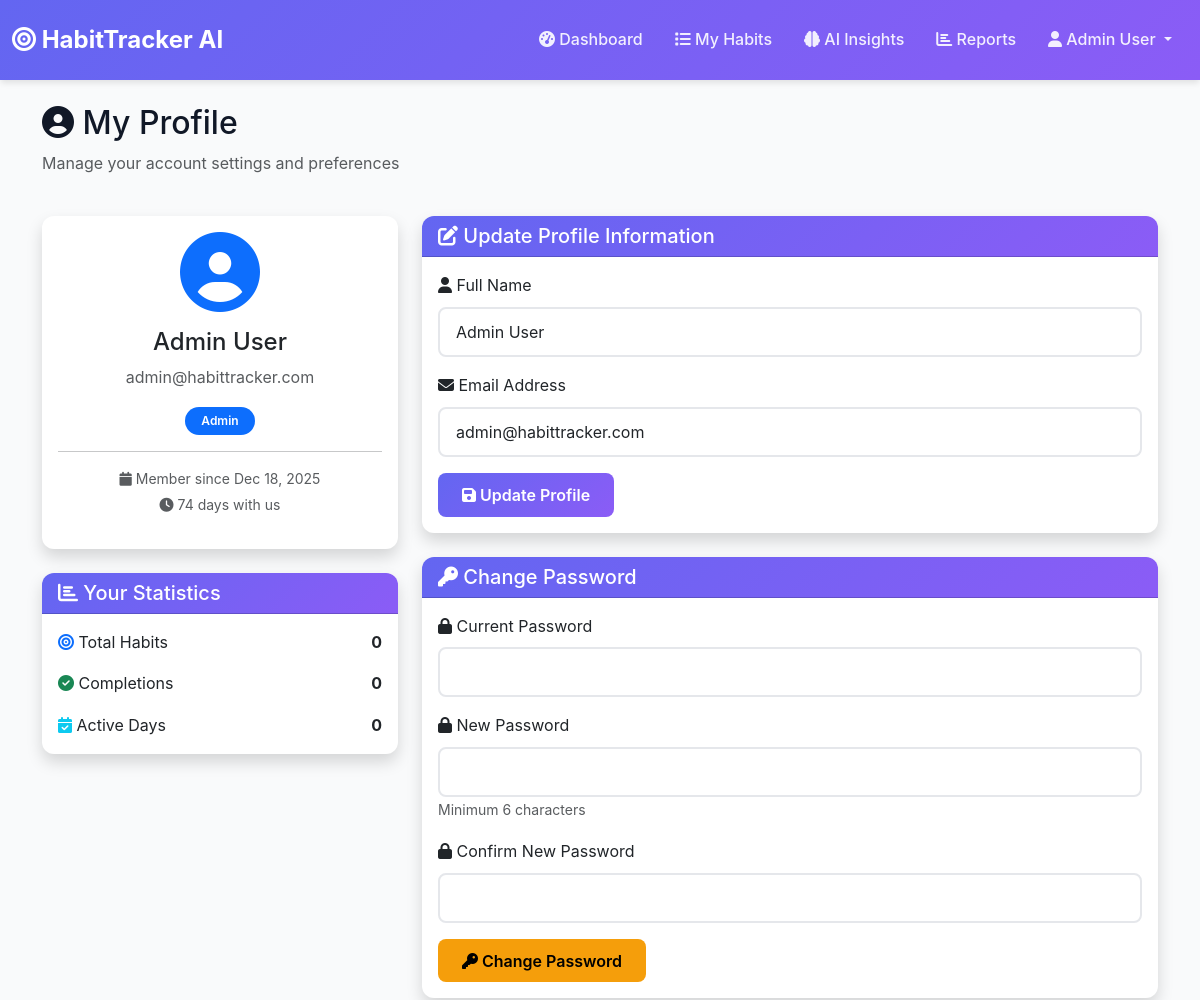
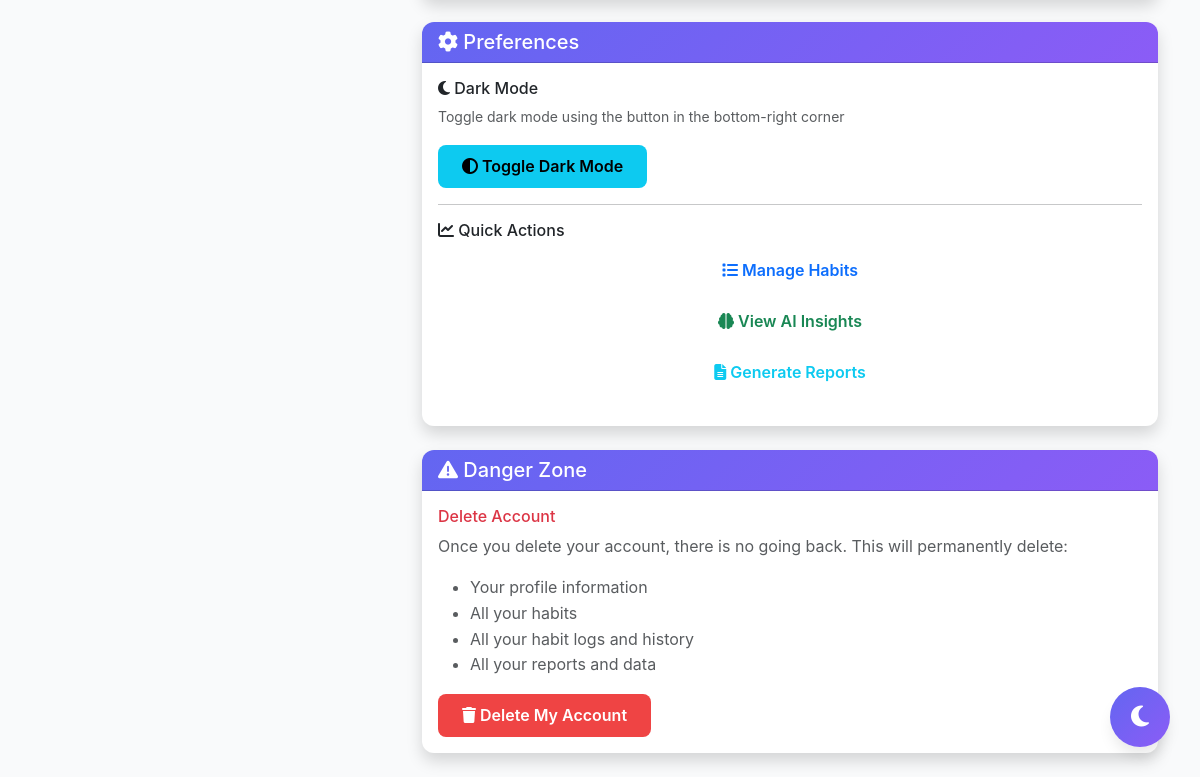
Screenshot of /user/profile.php (signed in) with the database file from the repository (2 pictures, top to bottom).
### tables this page shows
CREATE TABLE `users` (
  `user_id` int(11) NOT NULL,
  `name` varchar(100) NOT NULL,
  `email` varchar(150) NOT NULL,
  `password_hash` varchar(255) NOT NULL,
  `role` enum('USER','ADMIN') DEFAULT 'USER',
  `created_at` timestamp NOT NULL DEFAULT current_timestamp()
);

### user/profile.php (the view, shortened to what this page needs)
<?php
require_once '../config/db.php';
$user_id = $_SESSION['user_id'];
$user_name = $_SESSION['name'];
$user_email = $_SESSION['email'];
$user_query = "SELECT * FROM users WHERE user_id = ?";
$stmt = $conn->prepare($user_query);
$stmt->bind_param("i", $user_id);
$stmt->execute();
$user_data = $stmt->get_result()->fetch_assoc();
$stats_query = "SELECT
                (SELECT COUNT(*) FROM habits WHERE user_id = ?) as total_habits,
                (SELECT COUNT(*) FROM habit_logs hl
                 JOIN habits h ON hl.habit_id = h.habit_id
                 WHERE h.user_id = ? AND hl.status = 'DONE') as total_completions,
                (SELECT COUNT(DISTINCT hl.log_date) FROM habit_logs hl
                 JOIN habits h ON hl.habit_id = h.habit_id
                 WHERE h.user_id = ? AND hl.status = 'DONE') as active_days";
$stmt = $conn->prepare($stats_query);
$stmt->bind_param("iii", $user_id, $user_id, $user_id);
$stmt->execute();
$stats = $stmt->get_result()->fetch_assoc();
$days_joined = floor((time() - strtotime($user_data['created_at'])) / (60 * 60 * 24));
?>
<!DOCTYPE html>
<html lang="en">
<head>
    <link href="https://cdn.jsdelivr.net/npm/bootstrap@5.3.0/dist/css/bootstrap.min.css" rel="stylesheet">
    <link rel="stylesheet" href="https://cdnjs.cloudflare.com/ajax/libs/font-awesome/6.4.0/css/all.min.css">
    <link rel="stylesheet" href="../assets/css/style.css">
</head>
<body>
    <nav class="navbar navbar-expand-lg navbar-dark">
        <div class="container-fluid">
            <a class="navbar-brand" href="../index.php">
                <i class="fas fa-bullseye"></i> HabitTracker AI
            </a>
            <div class="collapse navbar-collapse" id="navbarNav">
                <ul class="navbar-nav ms-auto">
                    <li class="nav-item">
                        <a class="nav-link" href="dashboard.php">
                            <i class="fas fa-tachometer-alt"></i> Dashboard
                        </a>
                    </li>
                    <li class="nav-item">
                        <a class="nav-link" href="habits.php">
                            <i class="fas fa-list"></i> My Habits
                        </a>
                    </li>
                    <li class="nav-item">
                        <a class="nav-link" href="insights.php">
                            <i class="fas fa-brain"></i> AI Insights
                        </a>
                    </li>
                    <li class="nav-item">
                        <a class="nav-link" href="reports.php">
                            <i class="fas fa-chart-bar"></i> Reports
                        </a>
                    </li>
                    <li class="nav-item dropdown">
                        <a class="nav-link dropdown-toggle active" href="#" id="userDropdown" role="button"
                           data-bs-toggle="dropdown">
                            <i class="fas fa-user"></i> <?php echo htmlspecialchars($user_name); ?>
                        </a>
                    </li>
                </ul>
            </div>
        </div>
    </nav>
    <div class="container py-4">
        <div class="row mb-4">
            <div class="col-12">
                <h2><i class="fas fa-user-circle"></i> My Profile</h2>
                <p class="text-muted">Manage your account settings and preferences</p>
            </div>
        </div>
        <div class="row">
            <div class="col-lg-4 mb-4">
                <div class="card shadow">
                    <div class="card-body text-center">
                        <div class="mb-3">
                            <i class="fas fa-user-circle fa-5x text-primary"></i>
                        </div>
                        <h4><?php echo htmlspecialchars($user_name); ?></h4>
                        <p class="text-muted"><?php echo htmlspecialchars($user_email); ?></p>
                        <span class="badge bg-primary">
                            <?php echo ucfirst(strtolower($user_data['role'])); ?>
                        </span>
                        <hr>
                        <p class="small text-muted mb-1">
                            <i class="fas fa-calendar"></i>
                            Member since <?php echo date('M d, Y', strtotime($user_data['created_at'])); ?>
                        </p>
                        <p class="small text-muted">
                            <i class="fas fa-clock"></i>
                            <?php echo $days_joined; ?> days with us
                        </p>
                    </div>
                </div>
                <div class="card shadow mt-4">
                    <div class="card-header bg-primary text-white">
                        <h5 class="mb-0"><i class="fas fa-chart-bar"></i> Your Statistics</h5>
                    </div>
                    <div class="card-body">
                        <div class="mb-3">
                            <div class="d-flex justify-content-between">
                                <span><i class="fas fa-bullseye text-primary"></i> Total Habits</span>
                                <strong><?php echo $stats['total_habits']; ?></strong>
                            </div>
                        </div>
                        <div class="mb-3">
                            <div class="d-flex justify-content-between">
                                <span><i class="fas fa-check-circle text-success"></i> Completions</span>
                                <strong><?php echo $stats['total_completions']; ?></strong>
                            </div>
                        </div>
                        <div>
                            <div class="d-flex justify-content-between">
                                <span><i class="fas fa-calendar-check text-info"></i> Active Days</span>
                                <strong><?php echo $stats['active_days']; ?></strong>
                            </div>
                        </div>
                    </div>
                </div>
            </div>
            <div class="col-lg-8">
                <div class="card shadow mb-4">
                    <div class="card-header bg-primary text-white">
                        <h5 class="mb-0"><i class="fas fa-edit"></i> Update Profile Information</h5>
                    </div>
                    <div class="card-body">
                        <form method="POST" action="">
                            <div class="mb-3">
                                <label for="name" class="form-label">
                                    <i class="fas fa-user"></i> Full Name
                                </label>
                                <input type="text" class="form-control" id="name" name="name"
                                       value="<?php echo htmlspecialchars($user_data['name']); ?>" required>
                            </div>
                            <div class="mb-3">
                                <label for="email" class="form-label">
                                    <i class="fas fa-envelope"></i> Email Address
                                </label>
                                <input type="email" class="form-control" id="email" name="email"
                                       value="<?php echo htmlspecialchars($user_data['email']); ?>" required>
                            </div>
                            <button type="submit" name="update_profile" class="btn btn-primary">
                                <i class="fas fa-save"></i> Update Profile
                            </button>
                        </form>
                    </div>
                </div>
                <div class="card shadow mb-4">
                    <div class="card-header bg-warning text-white">
                        <h5 class="mb-0"><i class="fas fa-key"></i> Change Password</h5>
                    </div>
                    <div class="card-body">
                        <form method="POST" action="">
                            <div class="mb-3">
                                <label for="current_password" class="form-label">
                                    <i class="fas fa-lock"></i> Current Password
                                </label>
                                <input type="password" class="form-control" id="current_password"
                                       name="current_password" required>
                            </div>
                            <div class="mb-3">
                                <label for="new_password" class="form-label">
                                    <i class="fas fa-lock"></i> New Password
                                </label>
                                <input type="password" class="form-control" id="new_password"
                                       name="new_password" minlength="6" required>
                                <small class="text-muted">Minimum 6 characters</small>
                            </div>
                            <div class="mb-3">
                                <label for="confirm_password" class="form-label">
                                    <i class="fas fa-lock"></i> Confirm New Password
                                </label>
                                <input type="password" class="form-control" id="confirm_password"
                                       name="confirm_password" minlength="6" required>
                            </div>
                            <button type="submit" name="change_password" class="btn btn-warning">
                                <i class="fas fa-key"></i> Change Password
                            </button>
                        </form>
                    </div>
                </div>
                <div class="card shadow mb-4">
                    <div class="card-header bg-info text-white">
                        <h5 class="mb-0"><i class="fas fa-cog"></i> Preferences</h5>
                    </div>
                    <div class="card-body">
                        <div class="mb-3">
                            <h6><i class="fas fa-moon"></i> Dark Mode</h6>
                            <p class="text-muted small">Toggle dark mode using the button in the bottom-right corner</p>
                            <button class="btn btn-info" onclick="document.getElementById('darkModeToggle').click()">
                                <i class="fas fa-adjust"></i> Toggle Dark Mode
                            </button>
                        </div>
                        <hr>
                        <div class="mb-3">
                            <h6><i class="fas fa-chart-line"></i> Quick Actions</h6>
                            <div class="d-grid gap-2">
                                <a href="habits.php" class="btn btn-outline-primary">
                                    <i class="fas fa-list"></i> Manage Habits
                                </a>
                                <a href="insights.php" class="btn btn-outline-success">
                                    <i class="fas fa-brain"></i> View AI Insights
                                </a>
                                <a href="reports.php" class="btn btn-outline-info">
                                    <i class="fas fa-file-alt"></i> Generate Reports
                                </a>
                            </div>
                        </div>
                    </div>
                </div>
                <div class="card shadow border-danger">
                    <div class="card-header bg-danger text-white">
                        <h5 class="mb-0"><i class="fas fa-exclamation-triangle"></i> Danger Zone</h5>
                    </div>
                    <div class="card-body">
                        <h6 class="text-danger">Delete Account</h6>
                        <p class="text-muted">
                            Once you delete your account, there is no going back. This will permanently delete:
                        </p>
                        <ul class="text-muted">
                            <li>Your profile information</li>
                            <li>All your habits</li>
                            <li>All your habit logs and history</li>
                            <li>All your reports and data</li>
                        </ul>
                        <button type="button" class="btn btn-danger" data-bs-toggle="modal"
                                data-bs-target="#deleteModal">
                            <i class="fas fa-trash"></i> Delete My Account
                        </button>
                    </div>
                </div>
            </div>
        </div>
    </div>
    <button class="dark-mode-toggle" id="darkModeToggle">
        <i class="fas fa-moon"></i>
    </button>
</body>
</html>

### assets/css/style.css (style rules this page uses)
:root { --primary-color: #6366f1; --secondary-color: #8b5cf6; --success-color: #10b981; --danger-color: #ef4444; --warning-color: #f59e0b; --dark-bg: #1f2937; --dark-card: #374151; --light-bg: #f9fafb; --light-card: #ffffff; --text-dark: #111827; --text-light: #f9fafb; --border-color: #e5e7eb; --shadow: 0 4px 6px -1px rgba(0, 0, 0, 0.1); --shadow-lg: 0 10px 15px -3px rgba(0, 0, 0, 0.1); }
* { margin: 0; padding: 0; box-sizing: border-box; }
body { font-family: 'Inter', 'Segoe UI', Tahoma, Geneva, Verdana, sans-serif; background-color: var(--light-bg); color: var(--text-dark); line-height: 1.6; transition: background-color 0.3s ease; }
.navbar { background: linear-gradient(135deg, var(--primary-color), var(--secondary-color)); box-shadow: var(--shadow); padding: 1rem 0; }
.navbar-brand { font-weight: 700; font-size: 1.5rem; color: white !important; }
.navbar-nav .nav-link { color: rgba(255, 255, 255, 0.9) !important; font-weight: 500; margin: 0 0.5rem; transition: all 0.3s ease; }
.card { border: none; border-radius: 12px; box-shadow: var(--shadow); transition: all 0.3s ease; background-color: var(--light-card); }
.card-header { background: linear-gradient(135deg, var(--primary-color), var(--secondary-color)); color: white; font-weight: 600; border-radius: 12px 12px 0 0 !important; }
.btn { border-radius: 8px; padding: 0.6rem 1.5rem; font-weight: 600; transition: all 0.3s ease; border: none; }
.btn-primary { background: linear-gradient(135deg, var(--primary-color), var(--secondary-color)); }
.btn-danger { background-color: var(--danger-color); }
.btn-warning { background-color: var(--warning-color); }
.form-control, .form-select { border-radius: 8px; border: 2px solid var(--border-color); padding: 0.7rem 1rem; transition: all 0.3s ease; }
.badge { padding: 0.5rem 1rem; border-radius: 20px; font-weight: 600; }
.dark-mode-toggle { position: fixed; bottom: 30px; right: 30px; width: 60px; height: 60px; border-radius: 50%; background: linear-gradient(135deg, var(--primary-color), var(--secondary-color)); color: white; border: none; font-size: 1.5rem; cursor: pointer; box-shadow: var(--shadow-lg); transition: all 0.3s ease; z-index: 1000; }

### rows the page displays
users: role "Admin", created_at "Dec 18, 2025", created_at "74", name "Admin User", email "admin@habittracker.com"

### other values shown
$user_name "Admin User"
$user_email "admin@habittracker.com"
$stats['total_habits'] "0"
$stats['total_completions'] "0"
$stats['active_days'] "0"
